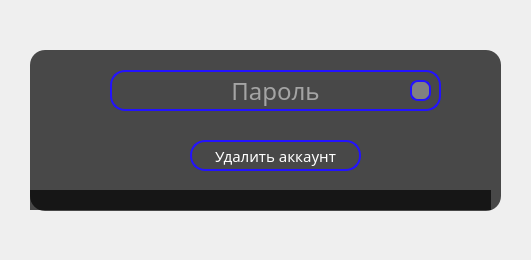
<?xml version="1.0" encoding="UTF-8"?>
<ui version="4.0">
 <class>Confirm</class>
 <widget class="QMainWindow" name="Confirm">
  <property name="geometry">
   <rect>
    <x>0</x>
    <y>0</y>
    <width>531</width>
    <height>260</height>
   </rect>
  </property>
  <property name="windowTitle">
   <string>Подтверждение</string>
  </property>
  <property name="styleSheet">
   <string notr="true">
#form{
background:url(img/pbg4.jpg)
}
QLabel{
color:white
}
QLineEdit{
background:transparent;
border:2px solid #2312ff;
border-radius:15px;
color:white;
}
QLineEdit:focus{
background:transparent;
border:2px solid red;
border-radius:15px;
color:white;
}
QFrame{
background: rgba(0,0,0,0.7);
border-radius:15px;
}

QComboBox{
border:1px solid #2312ff;
border-radius:4px;
padding-left: 10px;
background:rgba(0,0,0,0.7);
color:white;
}
QComboBox:on{
border:2px solid #2312ff;
}
QComboBox QListView{
font-size:12px;
border: 1px solid rgba(0,0,0,10%);
padding: 5px;
background:rgba(0,0,0,0.7);
color:white;
outline:0px;
}
QComboBox QListView::item{
pading-left:10px;
background-color:rgba(0,0,0,0.7);
}
QComboBox QListView::item:hover{
background-color:#1e90ff;
}
QComboBox QListView::item:selected{
background-color:#1e90ff;
}
QPushButton{
border-radius:15px;
color:white;
border:2px solid #2312ff;
background:transparent;
}
QPushButton:hover{
border-radius:15px;
border:2px solid red;
color:white;
background: transparent;
}
#show_password{
border-radius:8px;
background:grey;
color:white;
}
#show_password:hover{
border-radius:8px;
border: 1px solid red;
color:white;
background:grey;
}
</string>
  </property>
  <widget class="QWidget" name="form">
   <widget class="QFrame" name="frame">
    <property name="geometry">
     <rect>
      <x>30</x>
      <y>50</y>
      <width>471</width>
      <height>161</height>
     </rect>
    </property>
    <property name="layoutDirection">
     <enum>Qt::LeftToRight</enum>
    </property>
    <property name="frameShape">
     <enum>QFrame::StyledPanel</enum>
    </property>
    <property name="frameShadow">
     <enum>QFrame::Raised</enum>
    </property>
    <widget class="QPushButton" name="delete_acc">
     <property name="geometry">
      <rect>
       <x>160</x>
       <y>90</y>
       <width>171</width>
       <height>31</height>
      </rect>
     </property>
     <property name="font">
      <font>
       <family>Century Gothic</family>
       <pointsize>11</pointsize>
      </font>
     </property>
     <property name="text">
      <string>Удалить аккаунт</string>
     </property>
    </widget>
    <widget class="QLineEdit" name="password">
     <property name="geometry">
      <rect>
       <x>80</x>
       <y>20</y>
       <width>331</width>
       <height>41</height>
      </rect>
     </property>
     <property name="font">
      <font>
       <family>Century Gothic</family>
       <pointsize>18</pointsize>
      </font>
     </property>
     <property name="cursor">
      <cursorShape>IBeamCursor</cursorShape>
     </property>
     <property name="alignment">
      <set>Qt::AlignCenter</set>
     </property>
     <property name="placeholderText">
      <string>Пароль</string>
     </property>
    </widget>
    <widget class="QPushButton" name="show_password">
     <property name="geometry">
      <rect>
       <x>380</x>
       <y>30</y>
       <width>21</width>
       <height>21</height>
      </rect>
     </property>
     <property name="font">
      <font>
       <family>Century Gothic</family>
       <pointsize>9</pointsize>
      </font>
     </property>
     <property name="text">
      <string/>
     </property>
    </widget>
    <widget class="QLabel" name="label">
     <property name="geometry">
      <rect>
       <x>0</x>
       <y>140</y>
       <width>461</width>
       <height>20</height>
      </rect>
     </property>
     <property name="font">
      <font>
       <family>MS UI Gothic</family>
       <pointsize>9</pointsize>
      </font>
     </property>
     <property name="text">
      <string/>
     </property>
     <property name="alignment">
      <set>Qt::AlignCenter</set>
     </property>
    </widget>
   </widget>
  </widget>
 </widget>
 <resources/>
 <connections/>
</ui>
